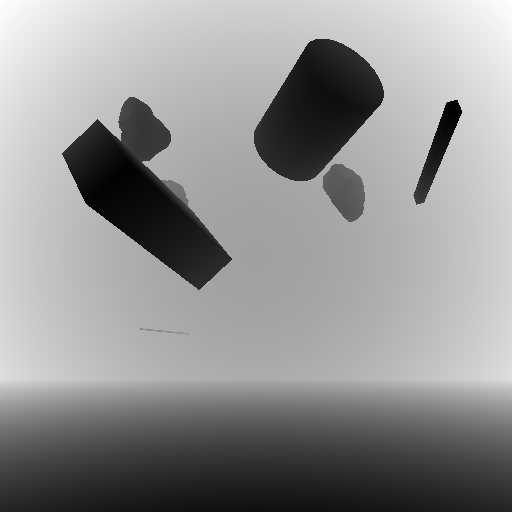
#> input picture tester/images/depth_ims/image_000004.png, 512 x 512 px, found by its file name
$ python benchmark_viz.py
#> lines starting #> are read from the running program, lines starting #| are printed output that depends on the picture; pictures that were not available may be replaced by others from this repository, and a replacement may not be noted
import cv2
import matplotlib.pyplot as plt
color = cv2.imread('/home/ilias-m/Documents/DATASETS/wisdom/wisdom-real/high-res/color_ims/image_000004.png')
#> color is the input picture: shape (512, 512, 3); min 0, max 255, mean 146.5
color = cv2.cvtColor(color, cv2.COLOR_BGR2RGB)
depth = cv2.imread('/home/ilias-m/Documents/DATASETS/wisdom/wisdom-real/high-res/depth_ims/image_000004.png')
pred = cv2.imread('benchmark_results/vis/vis_000000.png')
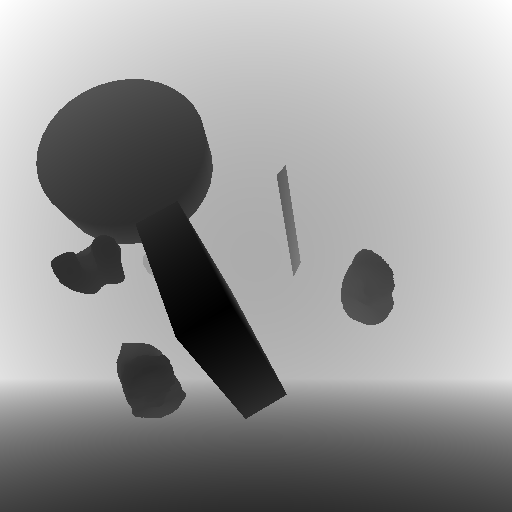
#> input picture tester/images/depth_ims/image_000000.png, 512 x 512 px, given in place of vis_000000.png, which was not available
#> pred is the input picture: shape (512, 512, 3); min 0, max 255, mean 150.6
gt = cv2.imread('benchmark_results/gt_vis/gt_vis_000000.png')
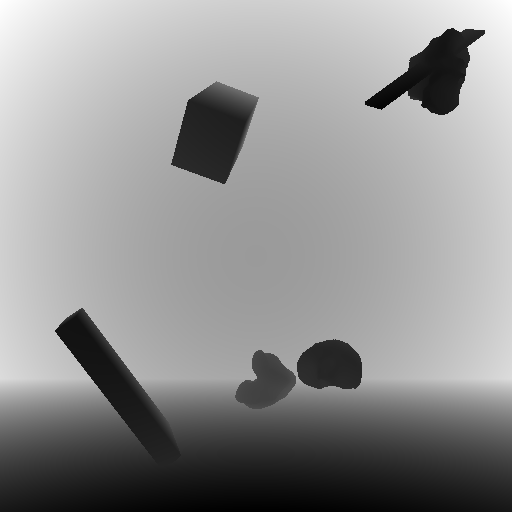
#> input picture tester/images/depth_ims/image_000001.png, 512 x 512 px, given in place of gt_vis_000000.png, which was not available
#> gt is the input picture: shape (512, 512, 3); min 0, max 255, mean 146.3
plt.figure(figsize=(16,8))
plt.subplot(1,4,1)
plt.axis('off')
plt.imshow(color)
plt.title('Color')
plt.subplot(1,4,2)
plt.axis('off')
plt.imshow(depth)
plt.title('Input')
plt.subplot(1,4,3)
plt.axis('off')
plt.imshow(pred)
plt.title('Prediction')
plt.subplot(1,4,4)
plt.axis('off')
plt.imshow(gt)
plt.title('Ground Truth')
color = cv2.imread('datasets/wisdom/wisdom-real/high-res/color_ims/image_000013.png')
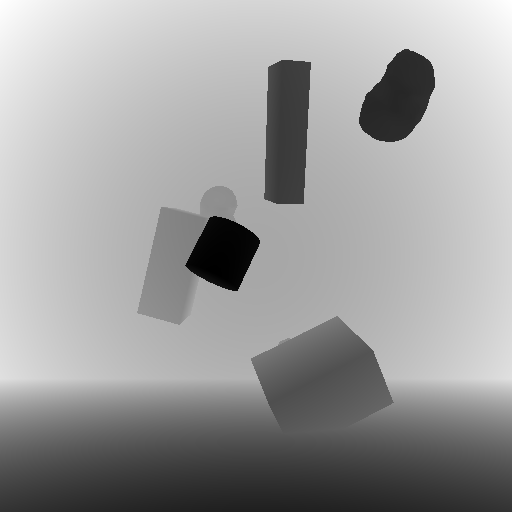
#> input picture tester/images/depth_ims/image_000013.png, 512 x 512 px, found by its file name
#> color is the input picture: shape (512, 512, 3); min 0, max 255, mean 157.6
color = cv2.cvtColor(color, cv2.COLOR_BGR2RGB)
depth = cv2.imread('datasets/wisdom/wisdom-real/high-res/depth_ims/image_000013.png')
pred = cv2.imread('benchmark_results/vis/vis_000002.png')
gt = cv2.imread('benchmark_results/gt_vis/gt_vis_000002.png')
plt.figure(figsize=(16,8))
plt.subplot(1,4,1)
plt.axis('off')
plt.imshow(color)
plt.title('Color')
plt.subplot(1,4,2)
plt.axis('off')
plt.imshow(depth)
plt.title('Input')
plt.subplot(1,4,3)
plt.axis('off')
plt.imshow(pred)
plt.title('Prediction')
plt.subplot(1,4,4)
plt.axis('off')
#> (the run stopped early here; a loop or call above may not have finished)
